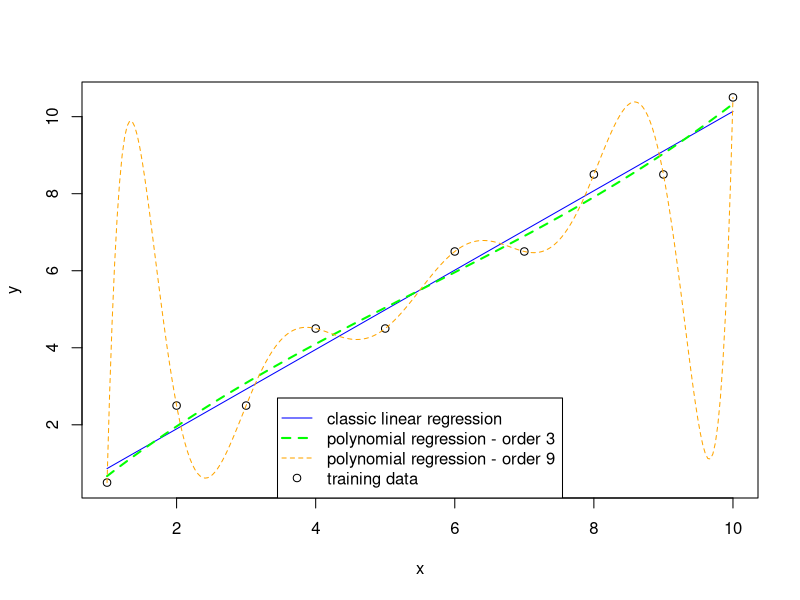

Reproduce this figure in R.
x <- 1:10
y <- x + c(-0.5, 0.5)

plot(x,y)

## Models
model1 <- lm(y~x) # simple linear regression
model2 <- lm(y~poly(x, 3)) # polynomial regression of order 3
model3 <- lm(y~poly(x, 9)) # polynomial regression of order 9

## Now let's use the different model to make a prediction
z <- seq(1, 10, length.out=250)
lines(z, predict(model1, data.frame(x = z)), lty = 1, col='blue')
lines(z, predict(model2, data.frame(x = z)), lty = 2, lwd=2, col='green')
lines(z, predict(model3, data.frame(x = z)), lty = 2, col='orange')

legend('bottom', c('classic linear regression',
                   'polynomial regression - order 3',
                   'polynomial regression - order 9',
                   'training data'),
       lty = c(1, 2, 2, NA), lwd = c(1, 2, 1, NA),
       pch = c(NA, NA, NA, 1),
       col=c('blue', 'green', 'orange', 'black'))

